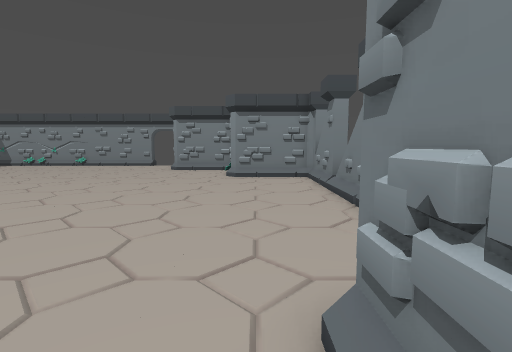
[1] (above)

13 first-person views from a walk through a level from a Godot 3-D game. The camera is 1.5 m above the floor, tilts 6° down and sees 85° across. The floor is counted in squares, 1 m on a side. Each view is taken from the middle of a square. On the plan, view 1 faces up. The plan holds only what a view shows up to about 14 squares ahead; the rest is blank.

[2]
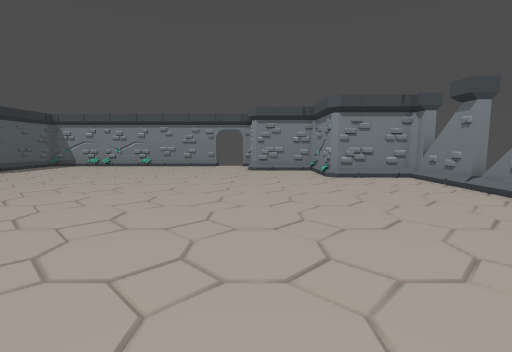

[3]
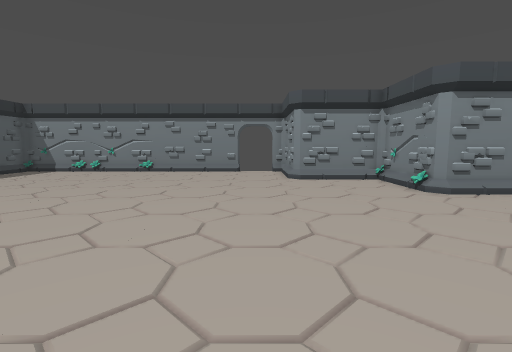

[4]
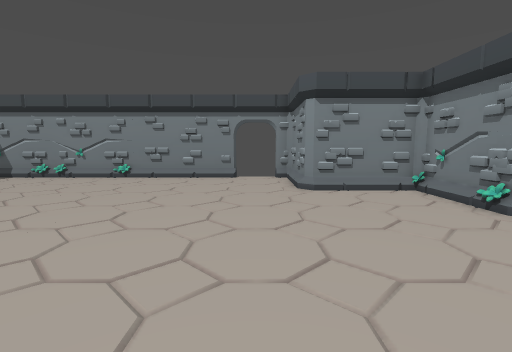

[5]
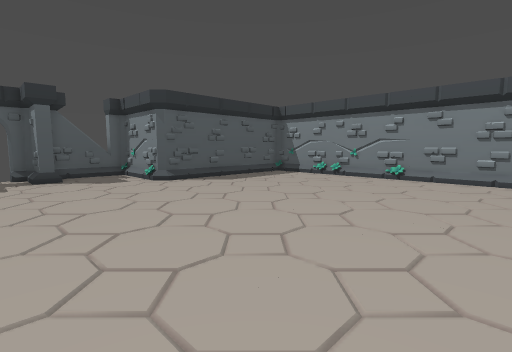

[6]
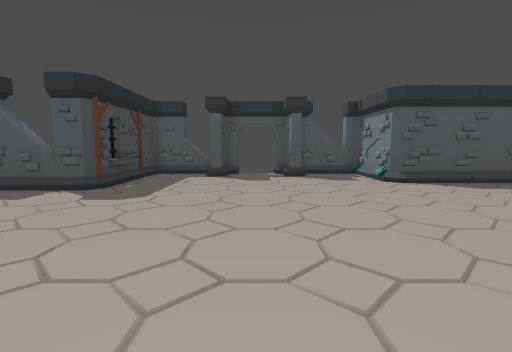

[7]
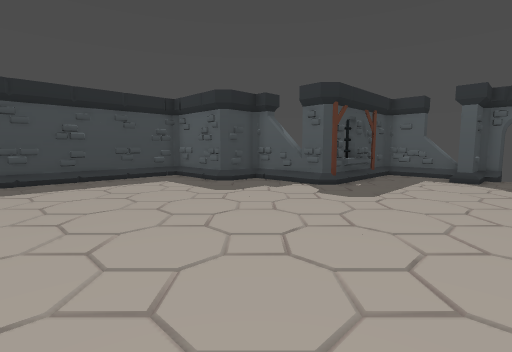

[8]
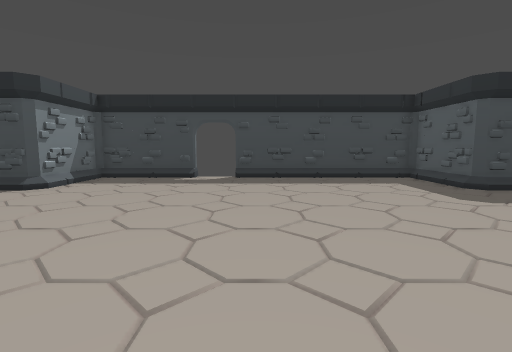

[9]
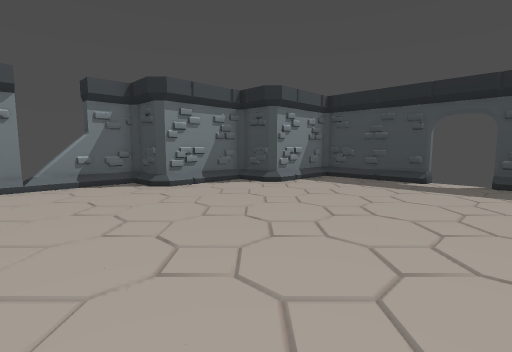

[10]
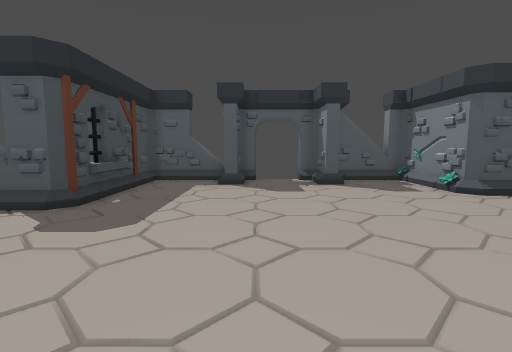

[11]
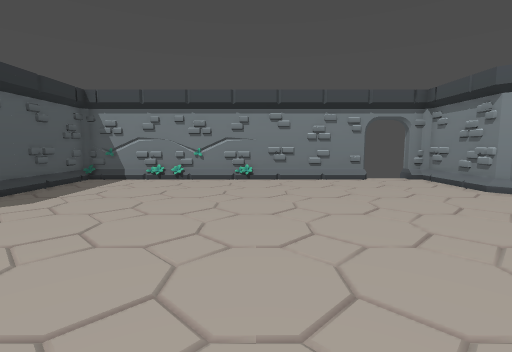

[12]
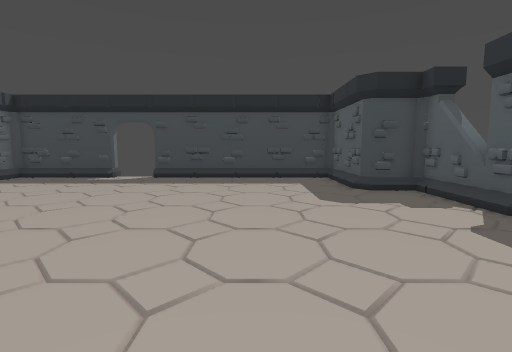

[13]
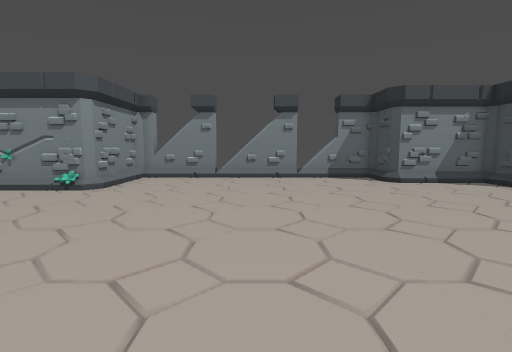

### Floor plan
Points are (right, up) in squares from view 1. A wall is a line through its corners. A room is listed if a view was taken in it or the views show most of it. See-through windows are left out.
Room 1 (views 1, 2, 3, 4, 5, 6, 7, 8, 9, 10, 11, 12, 13)
walls: (-19, 0.8) (-18.6, 0.3); (-20.6, 14.2) (-21.2, 13.6); (-17, -1.8) (-16.8, -2) (-16.8, -5.7) (-8, -5.7); (-0.9, 13.6) (-1.5, 14.2); (-21, 2) (-20.4, 2); (-1.4, 14.8) (-1, 16.4); (-21.3, 14) (-21.5, 13.5); (-1.2, 15.3) (-1.5, 16.6); (-23, 10.4) (-23, 9.8) (-24.5, 9.8); (-1.2, 15.9) (-1.4, 17.1); (-22.4, 13.7) (-23.5, 13.9); (-1.3, 16.3) (-1.1, 17); (-22.4, 13.9) (-23.5, 13.6); (-24.8, 7) (-24.8, 6.3); (-24.8, 6.5) (-24.5, 6.3) (-23, 6.3) (-23, 5.8); (-13.8, 21.6) (-15.8, 22) (-16.7, 21.8); (-24.8, 9.6) (-24.8, 9); (2.8, 10) (2.8, 13.5) (2.5, 13.8) (-1.2, 13.8) (-1.2, 17.7) (-5, 17.7) (-5.2, 18) (-5.2, 21.5) (-5.5, 21.8) (-6, 21.8); (2.8, 5.9) (2.8, 9.5); (-24.8, 5.5) (-24.8, 2.5) (-24.5, 2.3) (-19, 2.3) (-18.8, 2) (-18.8, -1.8) (-16.8, -1.8); (2.6, 4.5) (3, 4.8); (-8, 21.8) (-20.5, 21.8) (-20.7, 21.5) (-20.7, 13.8) (-24.5, 13.8) (-24.8, 13.5) (-24.8, 10.5); (-14.4, 21.8) (-15.2, 21.6) (-16.5, 21.9); (-25, 4.7) (-24.6, 4.4); (-6, -5.7) (-1.5, -5.7); (2.8, 2.4) (2.8, 5.5); (0.8, -1.6) (0.8, 2) (1, 2.3) (2.5, 2.3); (-18.4, 21.6) (-19.8, 21.9); (-18.4, 21.8) (-19.5, 21.6); (-1.2, -5.5) (-1.2, -2) (-1, -1.8) (0.5, -1.8)
low walls: (-18.9, 2.4) (-18.5, 2) (-18.5, 0.6); (-16.8, -1.8) (-16.5, -2); (-22, 2.5) (-20, 2.5); (2.6, 4.9) (3, 5.3); (-25, 5.4) (-24.7, 5)
ways out: gap at (-25, 7); gap at (-25, 9); gap at (-8, -6); gap at (-8, 22); gap at (-6, -6); gap at (-6, 22); gap at (3, 6); gap at (3, 10)

Positions as (right, up) in squares from view 1, and headings:
1: (0, 0), facing up
2: (-5, 0), facing up
3: (-7, 5), facing up
4: (-7, 8), facing up
5: (-9, 8), facing up-left
6: (-9, 8), facing left
7: (-9, 8), facing down-left
8: (-9, 8), facing down
9: (-9, 7), facing down-right
10: (-12, 7), facing left
11: (-13, 9), facing up
12: (-13, 8), facing down
13: (-11, 8), facing right
